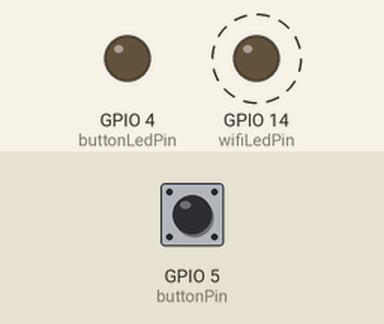
Recording of a sketch running on a simulated ESP8266 (NodeMCU). Shown: output pins drawn as LEDs (lit = HIGH). Dashed ring = blinking. Inputs (shaded band) come from the test bench; at power-on: GPIO 5 (buttonPin) LOW. WiFi joins after 1.5 s; servers stay silent unless stated; what the sketch prints to the serial monitor is not drawn.

Above: at 1.55 s.
At 4.25 s:
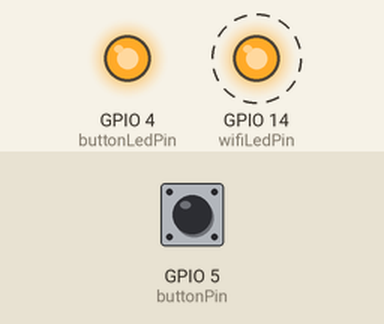
Timing chart, 0 to 4.5 s (numbered marks = the images above):
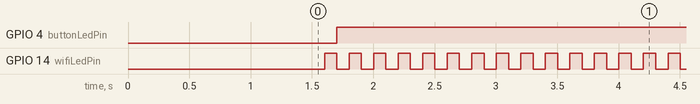

Measured:
- by itself, GPIO 4 (buttonLedPin): LOW → HIGH at 1.7 s
- by itself, GPIO 14 (wifiLedPin): alternates HIGH for 0.10 s and LOW for 0.10 s

The sketch:

nodemcu_esp8266_wifiLed_pushButtonLed.ino
```cpp
#include <ESP8266WiFi.h>

const char* ssid = "<SSID>";
const char* password = "<PASSWORD>";

const int wifiLedPin = 14;
const int buttonLedPin = 4;
const int buttonPin = 5;

boolean isWifiConnected;
int buttonState = 0;

void setup() {
  Serial.begin(115200);
    // Pin mode Settings
  pinMode(wifiLedPin , OUTPUT);
  pinMode(buttonLedPin , OUTPUT);
  pinMode(buttonPin, INPUT);

  // Init WiFi
  WiFi.mode(WIFI_STA);
  WiFi.begin(ssid, password);

  // Log if board isn't connected
  while (WiFi.status() != WL_CONNECTED) {
    delay(500);
    Serial.print(".");
  }

  // Log succesful connection
  Serial.println("");
  Serial.println("WiFi connected");
  Serial.println("IP address: ");
  Serial.println(WiFi.localIP());
  isWifiConnected = true;
}

void loop() {
  // blink led if wifi is connected
  if (isWifiConnected) {
    delay(100);
    digitalWrite(wifiLedPin, HIGH);
    delay(100);
    digitalWrite(wifiLedPin, LOW);
  }

  // check if button is pressed
  buttonState = digitalRead(buttonPin);
  if (buttonState == HIGH) {
    digitalWrite(buttonLedPin, LOW);
  } else {
    digitalWrite(buttonLedPin, HIGH);
  }
}
```
